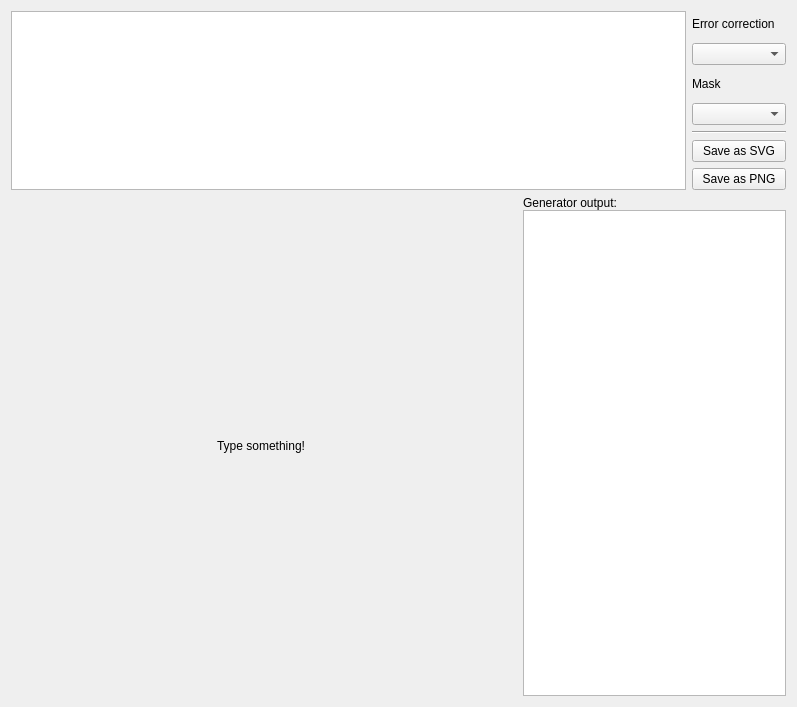
<?xml version="1.0" encoding="UTF-8"?>
<ui version="4.0">
 <class>MainWindow</class>
 <widget class="QWidget" name="MainWindow">
  <property name="geometry">
   <rect>
    <x>0</x>
    <y>0</y>
    <width>797</width>
    <height>707</height>
   </rect>
  </property>
  <property name="windowTitle">
   <string>MainWindow</string>
  </property>
  <layout class="QVBoxLayout" name="verticalLayout_2">
   <item>
    <layout class="QVBoxLayout" name="verticalLayout" stretch="0,1">
     <item>
      <layout class="QHBoxLayout" name="horizontalLayout_3" stretch="5,1">
       <item>
        <widget class="QPlainTextEdit" name="message">
         <property name="minimumSize">
          <size>
           <width>675</width>
           <height>169</height>
          </size>
         </property>
        </widget>
       </item>
       <item>
        <layout class="QVBoxLayout" name="verticalLayout_4">
         <item>
          <widget class="QLabel" name="label_2">
           <property name="text">
            <string>Error correction</string>
           </property>
          </widget>
         </item>
         <item>
          <widget class="QComboBox" name="version">
           <property name="maxCount">
            <number>4</number>
           </property>
          </widget>
         </item>
         <item>
          <widget class="QLabel" name="label_3">
           <property name="text">
            <string>Mask</string>
           </property>
          </widget>
         </item>
         <item>
          <widget class="QComboBox" name="mask"/>
         </item>
         <item>
          <widget class="Line" name="line">
           <property name="orientation">
            <enum>Qt::Horizontal</enum>
           </property>
          </widget>
         </item>
         <item>
          <widget class="QPushButton" name="saveAsSVG">
           <property name="text">
            <string>Save as SVG</string>
           </property>
          </widget>
         </item>
         <item>
          <widget class="QPushButton" name="saveAsPNG">
           <property name="text">
            <string>Save as PNG</string>
           </property>
          </widget>
         </item>
        </layout>
       </item>
      </layout>
     </item>
     <item>
      <widget class="QWidget" name="widget" native="true">
       <layout class="QHBoxLayout" name="horizontalLayout_4">
        <property name="spacing">
         <number>0</number>
        </property>
        <property name="leftMargin">
         <number>0</number>
        </property>
        <property name="topMargin">
         <number>0</number>
        </property>
        <property name="rightMargin">
         <number>0</number>
        </property>
        <property name="bottomMargin">
         <number>0</number>
        </property>
        <item>
         <layout class="QHBoxLayout" name="horizontalLayout">
          <property name="spacing">
           <number>0</number>
          </property>
          <item>
           <widget class="QLabel" name="image">
            <property name="minimumSize">
             <size>
              <width>500</width>
              <height>500</height>
             </size>
            </property>
            <property name="maximumSize">
             <size>
              <width>500</width>
              <height>500</height>
             </size>
            </property>
            <property name="text">
             <string>Type something!</string>
            </property>
            <property name="textFormat">
             <enum>Qt::PlainText</enum>
            </property>
            <property name="alignment">
             <set>Qt::AlignCenter</set>
            </property>
           </widget>
          </item>
          <item>
           <spacer name="horizontalSpacer_2">
            <property name="orientation">
             <enum>Qt::Horizontal</enum>
            </property>
            <property name="sizeType">
             <enum>QSizePolicy::Fixed</enum>
            </property>
            <property name="sizeHint" stdset="0">
             <size>
              <width>12</width>
              <height>20</height>
             </size>
            </property>
           </spacer>
          </item>
          <item>
           <layout class="QVBoxLayout" name="verticalLayout_3">
            <item>
             <widget class="QLabel" name="label">
              <property name="text">
               <string>Generator output:</string>
              </property>
             </widget>
            </item>
            <item>
             <widget class="QTextEdit" name="console">
              <property name="font">
               <font>
                <family>Ubuntu Mono</family>
               </font>
              </property>
              <property name="acceptDrops">
               <bool>false</bool>
              </property>
              <property name="readOnly">
               <bool>true</bool>
              </property>
              <property name="acceptRichText">
               <bool>false</bool>
              </property>
             </widget>
            </item>
           </layout>
          </item>
         </layout>
        </item>
       </layout>
      </widget>
     </item>
    </layout>
   </item>
  </layout>
 </widget>
 <resources/>
 <connections/>
</ui>
